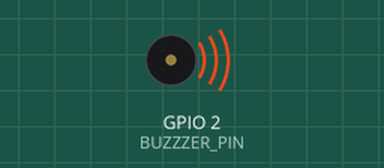
Simulated run of this program. Board: ESP32. On the bench: buzzer (waves = sounding).

Above: at 0.1 s.
At 21.9 s:
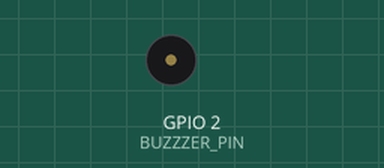
Timing chart, 0 to 23.4 s (numbered marks = the images above):
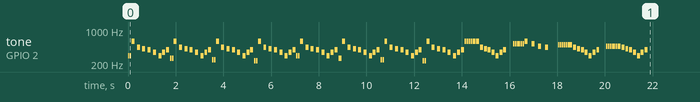

The program:

main.cpp
```cpp
#include "pitches.h"
#include <Arduino.h>
#define BUZZZER_PIN 2

// Megalovania - Extended version with intro and main riff
int melody[] = {
  // Intro
  NOTE_D4, NOTE_D4, NOTE_D5, 0, NOTE_A4, 0, NOTE_GS4, 0,
  NOTE_G4, 0, NOTE_F4, 0, NOTE_D4, NOTE_F4, NOTE_G4,

  NOTE_C4, NOTE_C4, NOTE_D5, 0, NOTE_A4, 0, NOTE_GS4, 0,
  NOTE_G4, 0, NOTE_F4, 0, NOTE_D4, NOTE_F4, NOTE_G4,

  NOTE_B3, NOTE_B3, NOTE_D5, 0, NOTE_A4, 0, NOTE_GS4, 0,
  NOTE_G4, 0, NOTE_F4, 0, NOTE_D4, NOTE_F4, NOTE_G4,

  NOTE_AS3, NOTE_AS3, NOTE_D5, 0, NOTE_A4, 0, NOTE_GS4, 0,
  NOTE_G4, 0, NOTE_F4, 0, NOTE_D4, NOTE_F4, NOTE_G4,

  // Main Riff
  NOTE_D4, NOTE_D4, NOTE_D5, 0, NOTE_A4, 0, NOTE_GS4, 0,
  NOTE_G4, 0, NOTE_F4, 0, NOTE_D4, NOTE_F4, NOTE_G4,

  NOTE_C4, NOTE_C4, NOTE_D5, 0, NOTE_A4, 0, NOTE_GS4, 0,
  NOTE_G4, 0, NOTE_F4, 0, NOTE_D4, NOTE_F4, NOTE_G4,

  NOTE_B3, NOTE_B3, NOTE_D5, 0, NOTE_A4, 0, NOTE_GS4, 0,
  NOTE_G4, 0, NOTE_F4, 0, NOTE_D4, NOTE_F4, NOTE_G4,

  NOTE_AS3, NOTE_AS3, NOTE_D5, 0, NOTE_A4, 0, NOTE_GS4, 0,
  NOTE_G4, 0, NOTE_F4, 0, NOTE_D4, NOTE_F4, NOTE_G4,

  // Melody section
  NOTE_D5, NOTE_D5, NOTE_D5, NOTE_D5, NOTE_D5, NOTE_D5, NOTE_D5, NOTE_A4,
  NOTE_GS4, NOTE_G4, NOTE_F4, NOTE_D4, NOTE_F4, NOTE_G4, 0, 0,

  NOTE_C5, NOTE_C5, NOTE_C5, NOTE_C5, NOTE_C5, NOTE_C5, NOTE_D5, 0,
  NOTE_C5, 0, NOTE_AS4, 0, NOTE_A4, 0, 0, 0,

  NOTE_B4, NOTE_B4, NOTE_B4, NOTE_B4, NOTE_B4, NOTE_B4, NOTE_B4, NOTE_A4,
  NOTE_GS4, NOTE_G4, NOTE_F4, NOTE_D4, NOTE_F4, NOTE_G4, 0, 0,

  NOTE_AS4, NOTE_AS4, NOTE_AS4, NOTE_AS4, NOTE_AS4, NOTE_AS4, NOTE_AS4, NOTE_A4,
  NOTE_GS4, NOTE_G4, NOTE_F4, NOTE_D4, NOTE_F4, NOTE_G4, 0, 0
};

int noteDurations[] = {
  // Intro
  16, 16, 8, 16, 8, 16, 8, 16,
  8, 16, 8, 16, 8, 8, 8,

  16, 16, 8, 16, 8, 16, 8, 16,
  8, 16, 8, 16, 8, 8, 8,

  16, 16, 8, 16, 8, 16, 8, 16,
  8, 16, 8, 16, 8, 8, 8,

  16, 16, 8, 16, 8, 16, 8, 16,
  8, 16, 8, 16, 8, 8, 8,

  // Main Riff
  16, 16, 8, 16, 8, 16, 8, 16,
  8, 16, 8, 16, 8, 8, 8,

  16, 16, 8, 16, 8, 16, 8, 16,
  8, 16, 8, 16, 8, 8, 8,

  16, 16, 8, 16, 8, 16, 8, 16,
  8, 16, 8, 16, 8, 8, 8,

  16, 16, 8, 16, 8, 16, 8, 16,
  8, 16, 8, 16, 8, 8, 8,

  // Melody section
  16, 16, 16, 16, 16, 16, 8, 8,
  8, 8, 8, 8, 8, 8, 8, 8,

  16, 16, 16, 16, 16, 16, 8, 8,
  8, 8, 8, 8, 8, 8, 8, 8,

  16, 16, 16, 16, 16, 16, 8, 8,
  8, 8, 8, 8, 8, 8, 8, 8,

  16, 16, 16, 16, 16, 16, 8, 8,
  8, 8, 8, 8, 8, 8, 8, 8
};

void setup() {
  // Play the entire melody
  for (int thisNote = 0; thisNote < sizeof(melody) / sizeof(melody[0]); thisNote++) {
    int noteDuration = 1000 / noteDurations[thisNote];

    if (melody[thisNote] == 0) {
      // Rest
      delay(noteDuration);
    } else {
      tone(BUZZZER_PIN, melody[thisNote], noteDuration);
      int pauseBetweenNotes = noteDuration * 1.30;
      delay(pauseBetweenNotes);
      noTone(BUZZZER_PIN);
    }
  }
}

void loop() {
  // Empty - plays once on startup
  // Move setup() code here if you want it to loop continuously
}
```

pitches.h
```cpp
#define NOTE_B0  31
#define NOTE_C1  33
#define NOTE_CS1 35
#define NOTE_D1  37
#define NOTE_DS1 39
#define NOTE_E1  41
#define NOTE_F1  44
#define NOTE_FS1 46
#define NOTE_G1  49
#define NOTE_GS1 52
#define NOTE_A1  55
#define NOTE_AS1 58
#define NOTE_B1  62
#define NOTE_C2  65
#define NOTE_CS2 69
#define NOTE_D2  73
#define NOTE_DS2 78
#define NOTE_E2  82
#define NOTE_F2  87
#define NOTE_FS2 93
#define NOTE_G2  98
#define NOTE_GS2 104
#define NOTE_A2  110
#define NOTE_AS2 117
#define NOTE_B2  123
#define NOTE_C3  131
#define NOTE_CS3 139
#define NOTE_D3  147
#define NOTE_DS3 156
#define NOTE_E3  165
#define NOTE_F3  175
#define NOTE_FS3 185
#define NOTE_G3  196
#define NOTE_GS3 208
#define NOTE_A3  220
#define NOTE_AS3 233
#define NOTE_B3  247
#define NOTE_C4  262
#define NOTE_CS4 277
#define NOTE_D4  294
#define NOTE_DS4 311
#define NOTE_E4  330
#define NOTE_F4  349
#define NOTE_FS4 370
#define NOTE_G4  392
#define NOTE_GS4 415
#define NOTE_A4  440
#define NOTE_AS4 466
#define NOTE_B4  494
#define NOTE_C5  523
#define NOTE_CS5 554
#define NOTE_D5  587
#define NOTE_DS5 622
#define NOTE_E5  659
#define NOTE_F5  698
#define NOTE_FS5 740
#define NOTE_G5  784
#define NOTE_GS5 831
#define NOTE_A5  880
#define NOTE_AS5 932
#define NOTE_B5  988
#define NOTE_C6  1047
#define NOTE_CS6 1109
#define NOTE_D6  1175
#define NOTE_DS6 1245
#define NOTE_E6  1319
#define NOTE_F6  1397
#define NOTE_FS6 1480
#define NOTE_G6  1568
#define NOTE_GS6 1661
#define NOTE_A6  1760
#define NOTE_AS6 1865
#define NOTE_B6  1976
#define NOTE_C7  2093
#define NOTE_CS7 2217
#define NOTE_D7  2349
#define NOTE_DS7 2489
#define NOTE_E7  2637
#define NOTE_F7  2794
#define NOTE_FS7 2960
#define NOTE_G7  3136
#define NOTE_GS7 3322
#define NOTE_A7  3520
#define NOTE_AS7 3729
#define NOTE_B7  3951
#define NOTE_C8  4186
#define NOTE_CS8 4435
#define NOTE_D8  4699
#define NOTE_DS8 4978
```
